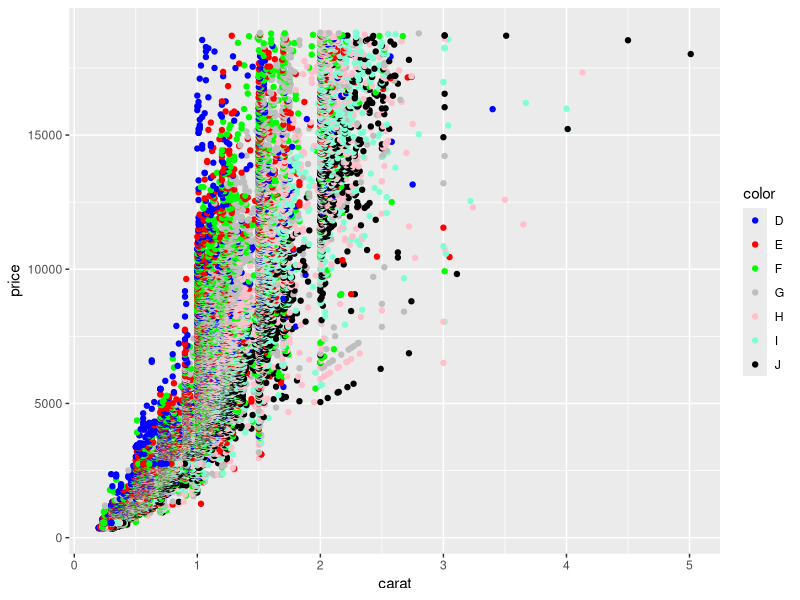
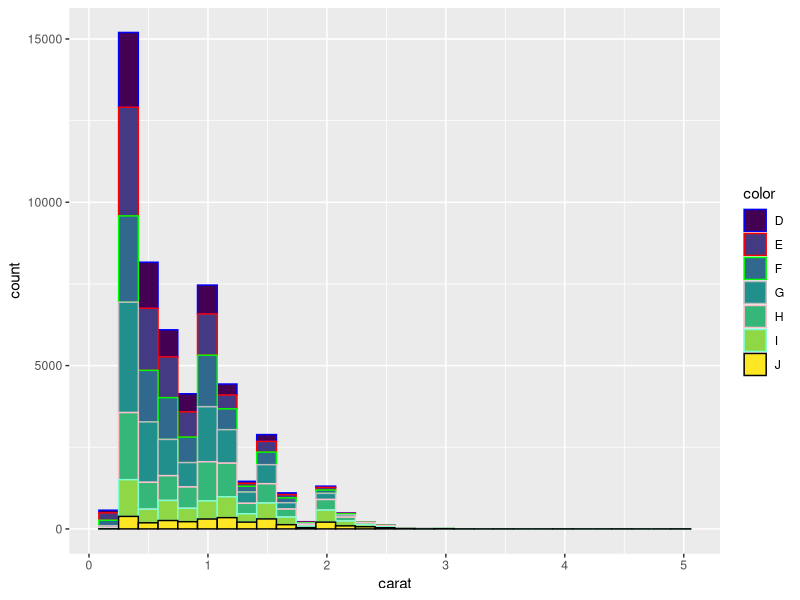
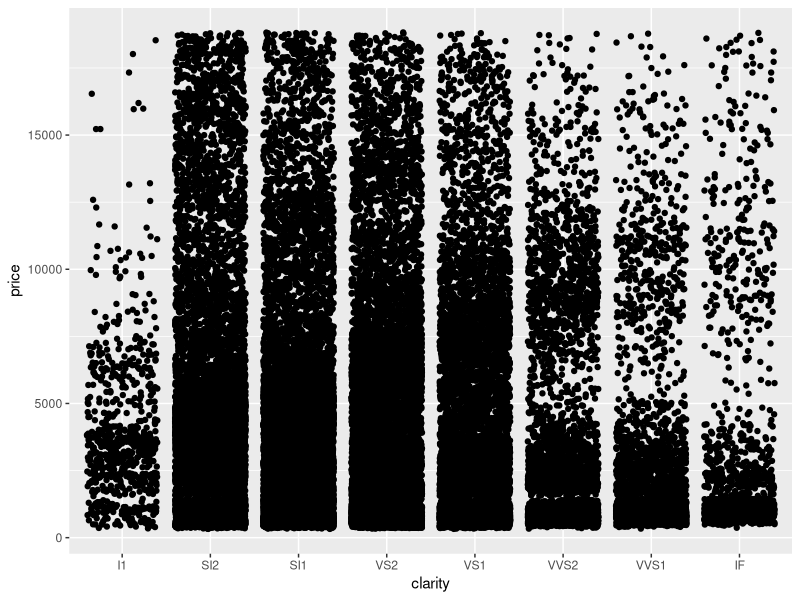

These charts were generated, in order, by the following R code:
## ---- chunk 1
library(tidyverse)
library(skimr)
library(GGally)
## ---- chunk 2
# LifeStage Rates of survival
# Eggs(E) = 25%, Fry(F) = 10%, Juvenile(J) = 40%, Adults(A) = 80%
# Adult Egg production = 699 eggs annually per individual
fish_pop_matrix <- matrix(data = c(0, 0, 0, 600, 0.25, 0, 0, 0, 0, 0.1, 0, 0, 0, 0, 0.4, 0.8), ncol = 4, nrow = 4, byrow = TRUE)

# Log Fish population matrix
fish_pop_matrix

# Determine population structure after 1 year
fish_pop_initial <- c(0, 40000, 600, 450)
fish_pop_yr1 <- fish_pop_matrix %*% fish_pop_initial

# Log fish population structure after 1 year
fish_pop_yr1

# Complete projections through year 6
fish_pop_yr2 <- fish_pop_matrix %*% fish_pop_yr1
fish_pop_yr3 <- fish_pop_matrix %*% fish_pop_yr2
fish_pop_yr4 <- fish_pop_matrix %*% fish_pop_yr3
fish_pop_yr5 <- fish_pop_matrix %*% fish_pop_yr4
fish_pop_yr6 <- fish_pop_matrix %*% fish_pop_yr5

# Log results from each year
fish_pop_yr2
fish_pop_yr3
fish_pop_yr4
fish_pop_yr5
fish_pop_yr6
## ---- chunk 3
# Explore diamonds built-in data set

# Column names
names(diamonds)

# Dimensions of Data
dim(diamonds)

# Summarize data
summary(diamonds)

# Head of dara
head(diamonds)

# Tail of data
tail(diamonds)

skimr::skim(diamonds)

# Pair plot - Commented out due to time required to generate on data set
# ggpairs(data = diamonds)

# Create ggplot with price as a function of size
ggplot(data = diamonds, aes(x = carat, y = price)) +
  geom_point(aes(color = color)) +
  scale_color_manual(values = c('blue', 'red', 'green', 'grey', 'pink', 'aquamarine', 'black'))

# Create histogram of the carat column
ggplot(data = diamonds, aes(x = carat)) +
  geom_histogram(aes(colour = color, fill = color)) +
  scale_color_manual(values = c('blue', 'red', 'green', 'grey', 'pink', 'aquamarine', 'black'))

# Create jitter plot of price and clarity
ggplot(data = diamonds, aes(x = clarity, y = price)) +
  geom_jitter()

